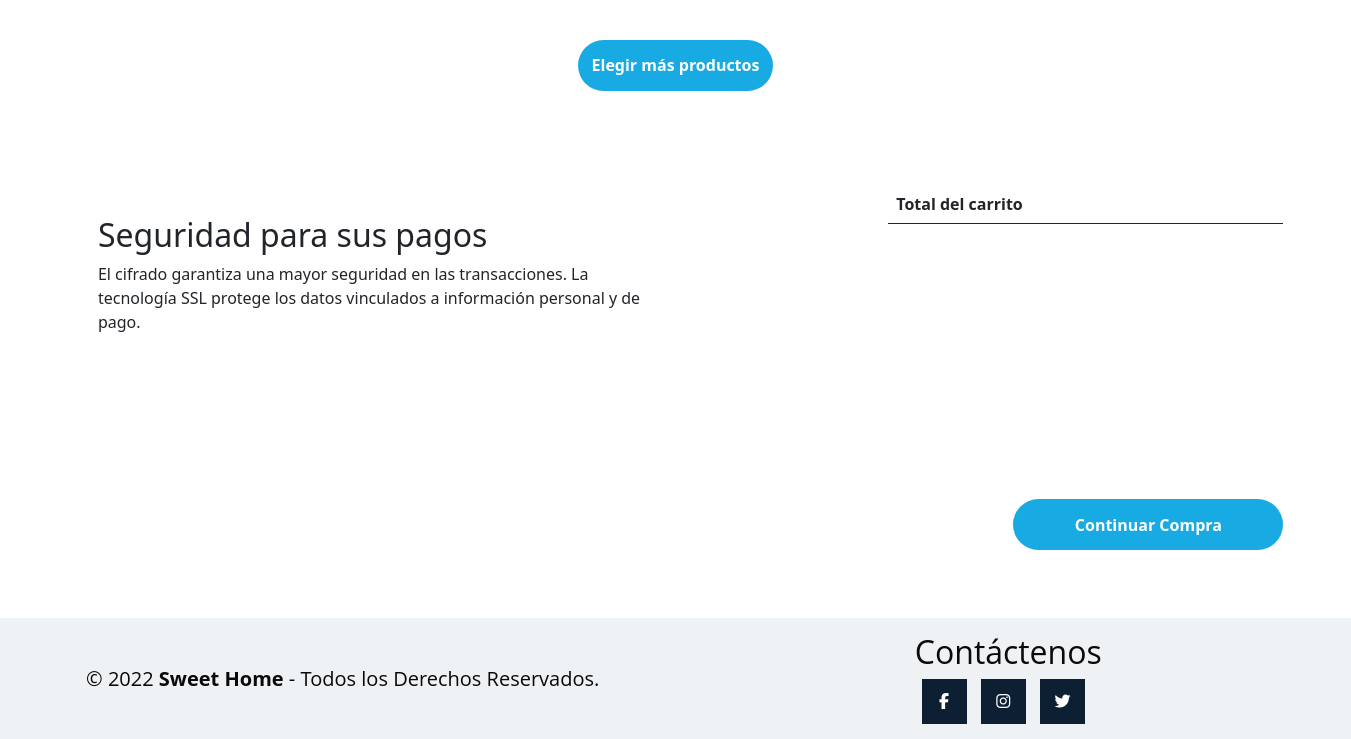
/carrito (lower part), run on an earlier commit of the app's database.
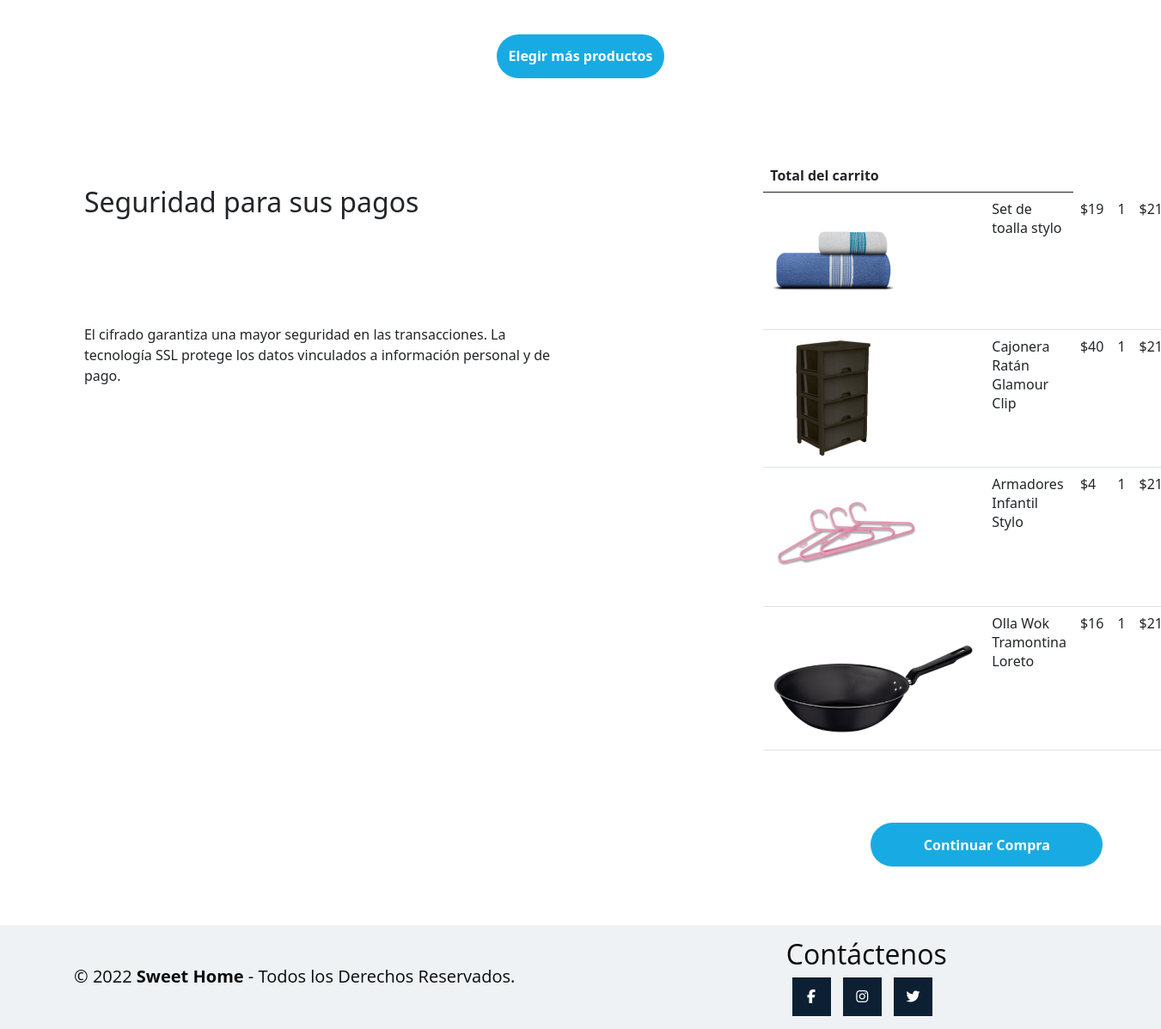
And on a later commit of the database.
### SitioWeb/models.py (models this page shows, shortened)
class Producto(models.Model):
    imagen = models.ImageField( upload_to='productos', null=True)
    nombre = models.CharField(max_length=150, )
    descripcion = models.TextField(max_length=150, )
    valor = models.IntegerField()
    date_create = models.DateTimeField(auto_now=True)
    class Meta:
        verbose_name_plural = "Producto"

### SitioWeb/views.py (the view)
# urls.py: path('carrito', views.carrito, name='carrito'),
def carrito(request):
    productos = Producto.objects.all()
    return render(request, 'SitioWeb/carrito.html', {'productos':productos})

### SitioWeb/context_processor.py (called while the page is built)
def total_carrito(request):
    total = 0
    if request.user.is_authenticated:
        if "carrito" in request.session.keys():
            for key, value in request.session["carrito"].items():
                total += int(value["acumulado"])
    return {"total_carrito": total}

### SitioWeb/templates/SitioWeb/carrito.html (shortened to what this page needs)
{% load static %}
<link href="https://cdn.jsdelivr.net/npm/bootstrap@5.0.0-beta1/dist/css/bootstrap.min.css" rel="stylesheet"
>
<div class="add-products">
    <button class="BtnProductos" (click)="masproductos()">Elegir más productos</button>
</div>
<div class="ContenedorPosterior">
    <div class="caja">
        <h2>Seguridad para sus pagos</h2>
        <p>El cifrado garantiza una mayor seguridad en las transacciones.
            La tecnología SSL protege los datos vinculados a información personal y de pago.</p>
    </div>
    <table class="table" style="width: 65%;margin-left: 35%;">
        <thead>
            <tr>
                <th scope="col">Total del carrito</th>
                <th scope="col"></th>
            </tr>
        </thead>
        <tbody>
            {% for producto in productos   %}
            <tr>
                <td> <img src="{{ producto.imagen.url}}"></td>
                <td>{{producto.nombre}}</td>
                <td>${{producto.valor}}</td>
                <td>1</td>
                <td>$21.99</td>
            </tr>
            {% endfor %}
        </tbody>
    </table>
</div>
<button type="button" class="BtnCompra" (click)="ContinuarC()" style="margin-bottom: 5%;">Continuar Compra</button>
{% include "./piedepagina.html" %}

What changed in the data, as far as the page shows it:
added Producto: imagen (picture), nombre "Set de toalla stylo", valor "19"
added Producto: imagen (picture), nombre "Cajonera Ratán Glamour Clip", valor "40"
added Producto: imagen (picture), nombre "Armadores Infantil Stylo", valor "4"
added Producto: imagen (picture), nombre "Olla Wok Tramontina Loreto", valor "16"
